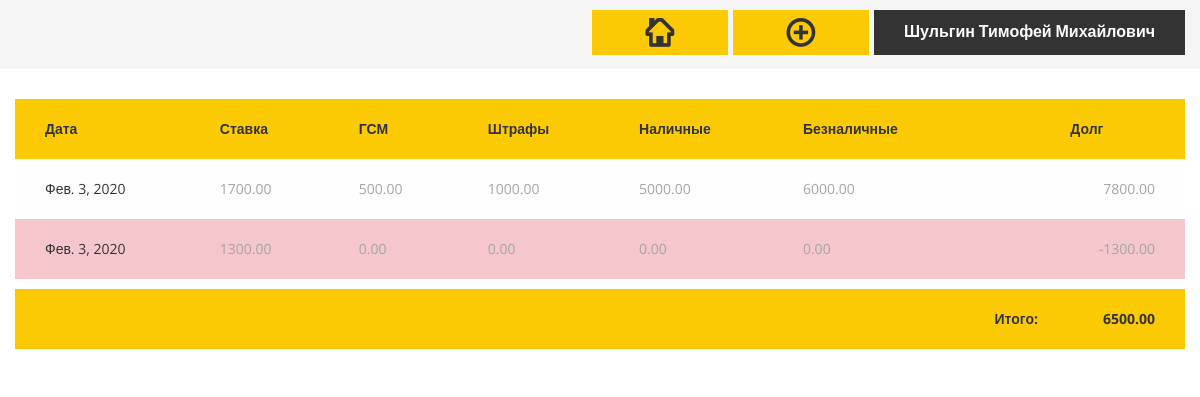
Page /driver/829845950/ on the committed database.
### baseapp/models.py (models this page shows, shortened)
class Driver(models.Model):
	first_name		= models.CharField(max_length = 30, verbose_name = 'Имя')
	second_name		= models.CharField(max_length = 30, verbose_name = 'Фамилия')
	third_name		= models.CharField(max_length = 30, verbose_name = 'Отчество', blank=True, null=True)
	driver_license	= models.CharField(max_length = 15, verbose_name = 'Номер В/У', blank=True, null=True, default='')
	car_number		= models.CharField(max_length = 15, verbose_name = 'Номер А/М', blank=True, null=True, default='')
	car_model		= models.CharField(max_length = 30, verbose_name = 'Марка А/М', blank=True, null=True, default='')
	rate			= models.DecimalField(verbose_name = 'Ставка', max_digits=15, decimal_places=2, blank=True, null=True, default=0)
	slug 			= models.SlugField(max_length=10, verbose_name='Url', blank=True, db_index=True)
	debt			= models.DecimalField(verbose_name = 'Долг', max_digits=15, decimal_places=2)
	class Meta:
		verbose_name = 'Водитель'
		verbose_name_plural = 'Водители'

class  Working_day(models.Model):
	driver 		= models.ForeignKey(Driver, on_delete=models.PROTECT)
	date 		= models.DateField('Дата рабочего дня', auto_now_add = False)
	rate		= models.DecimalField(verbose_name = 'Ставка', max_digits=15, decimal_places=2)
	fuel		= models.DecimalField(verbose_name = 'ГСМ', max_digits=15, decimal_places=2)
	penalties	= models.DecimalField(verbose_name = 'Штрафы', max_digits=15, decimal_places=2)
	cash		= models.DecimalField(verbose_name = 'Наличные', max_digits=15, decimal_places=2)
	cashless	= models.DecimalField(verbose_name = 'Безналичные', max_digits=15, decimal_places=2)
	debt_of_day	= models.DecimalField(verbose_name = 'Долг дня', max_digits=15, decimal_places=2)
	slug 		= models.SlugField(max_length=10, verbose_name='Url', blank=True, db_index=True)
	class Meta:
		verbose_name = 'Рабочий день'
		verbose_name_plural = 'Рабочие дни'

### baseapp/views.py (the view)
# urls.py: path('driver/<str:slug>/', 		show_driver, name='show_driver'),
def show_driver(request, slug):
	driver = Driver.objects.get(slug = slug)
	working_days = Working_day.objects.filter(driver = driver).order_by("date")
	context = {
		'working_days': working_days, 'driver': driver,
	}
	return render(request, 'baseapp/driver.html', context)

### baseapp/templates/baseapp/driver.html (shortened to what this page needs)
{% extends 'baseapp/base.html' %}
{% load static %}
{% block content %}
<section class="ls ms ">
	<div class="container-fluid py-2 flex-row ">
		<div class="d-flex flex-row-reverse">
			<div class="py-2 pl-2"><a href="" class="theme_button" data-toggle="modal" data-target="#driverinfo">{{ driver.second_name}} {{ driver.first_name}} {% if driver.third_name %}{{ driver.third_name}}{% endif %}</a></div>
			<div class="py-2 pl-2">
				<a href="" class="theme_button color1" data-toggle="modal" data-target="#new-day"><i class="rt-icon2-add"></i></i></a>
			</div>
			<div class="py-2 pl-2">
				<a href="{% url 'show_index' %}" class="theme_button color1"><i class="rt-icon2-home"></i></a>
			</div>
		</div>
	</div>
  <div class="container col-lg-12">
    <div class="row">
      <div class="col-sm-12">
        <table class="table_template darklinks table-hover">
          <thead class="thead-dark">
            <tr>
			<th>Дата</th>
			<th>Ставка</th>
			<th>ГСМ</th>
			<th>Штрафы</th>
			<th>Наличные</th>
			<th>Безналичные</th>
			<th></th>
			<th>Долг</th>
            </tr>
          </thead>
          <tbody>
          	{% for day in working_days %}
          	{% if day.debt_of_day < 0 %}
          	<tr class="table-danger">
          		{% else %}
          		<tr>
          			{% endif %}
          			<td><a href="" data-toggle="modal" data-target="#id{{day.slug}}">{{ day.date }}</a></td>
          			<td>{{ day.rate }}</td>
          			<td>{{ day.fuel }}</td>
          			<td>{{ day.penalties }}</td>
          			<td>{{ day.cash }}</td>
          			<td>{{ day.cashless }}</td>
          			<td></td>
          			<td style="text-align: right" >{{ day.debt_of_day }}</td>
          		</tr>
          		{% endfor %}
          </tbody>
        </table>
        <table class="table_template darklinks table-hover">
          <thead class="thead-dark">
            <tr>
			<th style="text-align: right" width="90%">Итого:</th>
			<th style="text-align: right">{{ driver.debt }}</th>
            </tr>
          </thead>
        </table>
      </div>
    </div>
  </div>
</section>
{% endblock %}

### rows in the picture
Driver: second_name "Шульгин", first_name "Тимофей", third_name "Михайлович", debt "6500.00"
Working_day: date "Фев. 3, 2020", rate "1700.00", fuel "500.00", penalties "1000.00", cash "5000.00", cashless "6000.00", debt_of_day "7800.00"
Working_day: date "Фев. 3, 2020", rate "1300.00", fuel "0.00", penalties "0.00", cash "0.00", cashless "0.00", debt_of_day "-1300.00"
